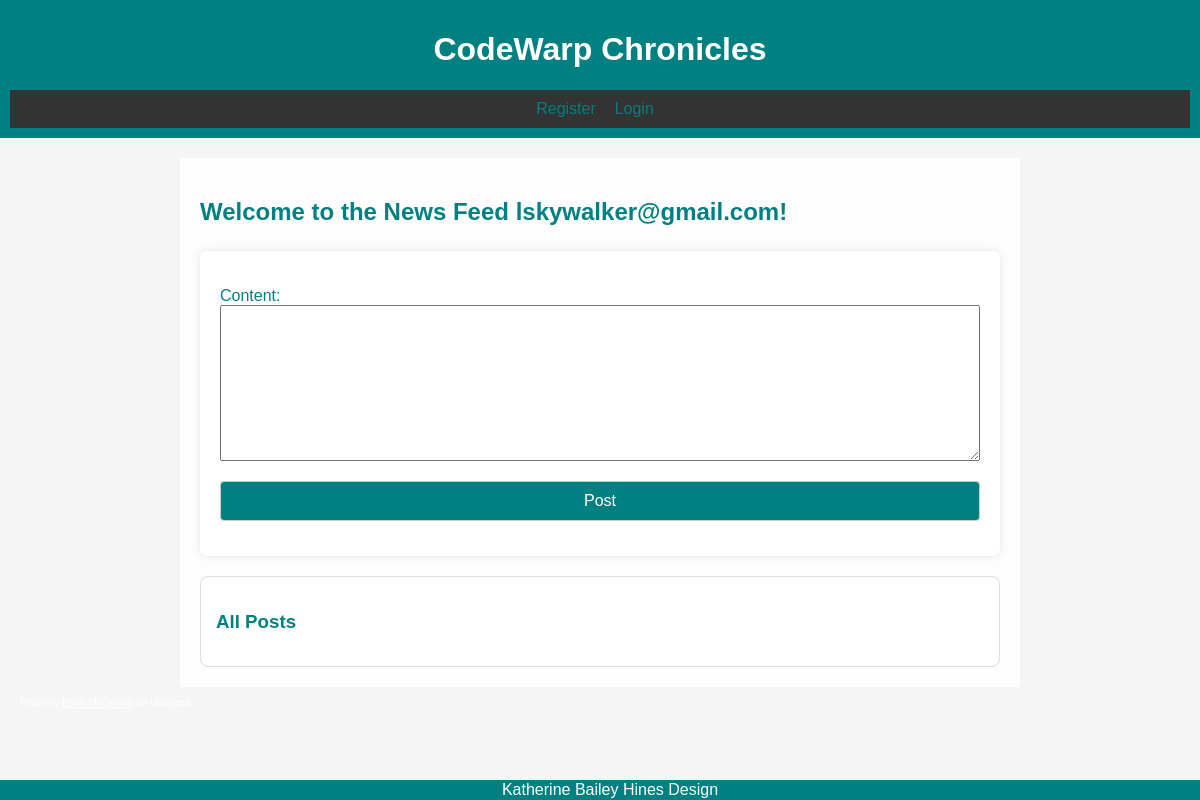
The page /news_feed/ (signed in) on the database as committed earlier.
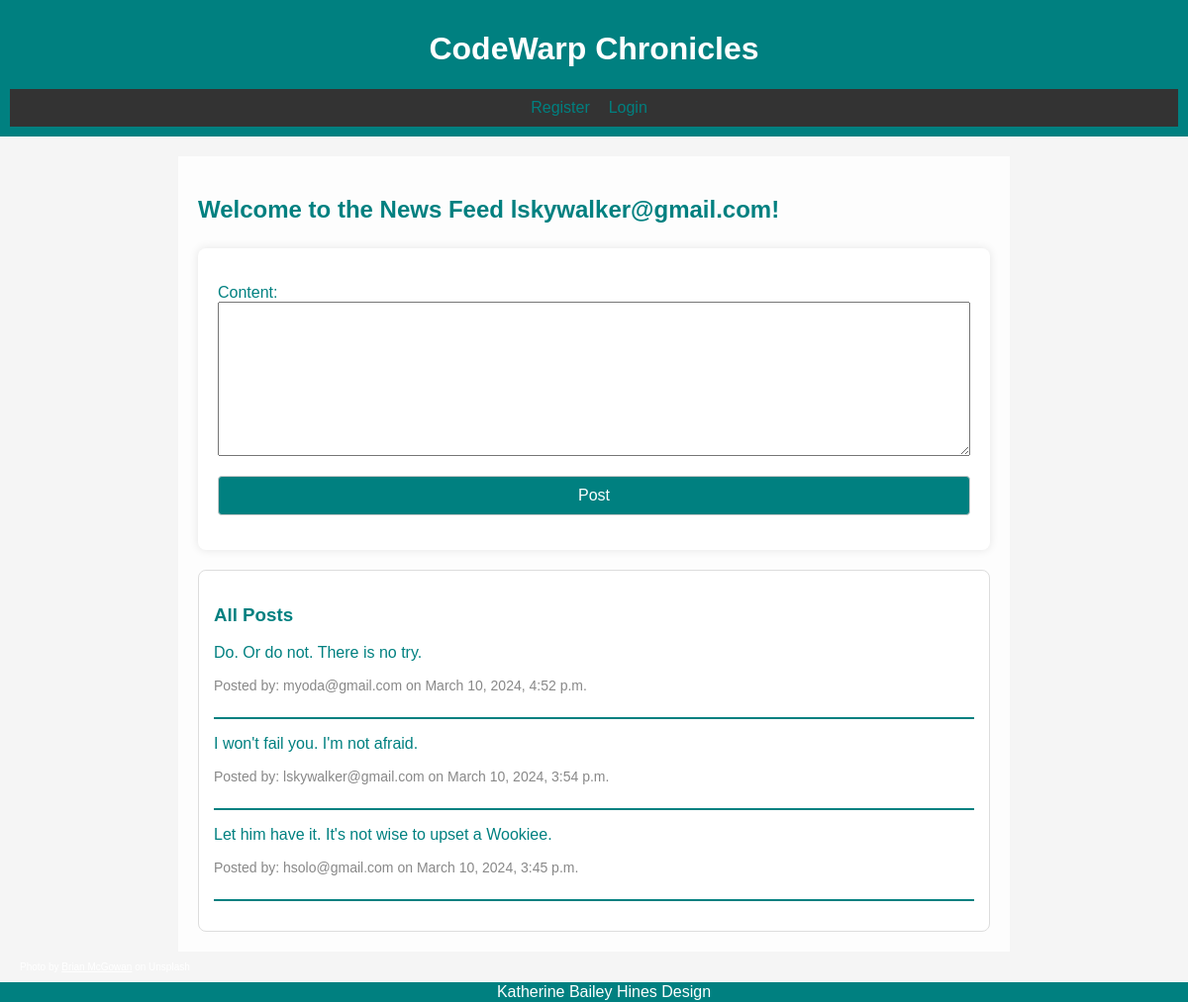
The same page on the database as committed later.
### main_app/models.py (models this page shows, shortened)
class CustomUser(AbstractBaseUser):
    email = models.EmailField(unique=True, validators=[EmailValidator()])
    first_name = models.CharField(max_length=30, validators=[MinLengthValidator(limit_value=2)])
    last_name = models.CharField(max_length=30, validators=[MinLengthValidator(limit_value=2)])
    is_active = models.BooleanField(default=True)
    is_staff = models.BooleanField(default=False)
    objects = CustomUserManager()
    USERNAME_FIELD = 'email'
    REQUIRED_FIELDS = ['first_name', 'last_name']
    is_superuser = models.BooleanField(default=False)

class Post(models.Model):
    user = models.ForeignKey(CustomUser, on_delete=models.CASCADE)
    content = models.TextField()
    created_at = models.DateTimeField(auto_now_add=True)

### main_app/views.py (the view)
# urls.py: path('news_feed/', news_feed, name='news_feed'),
@login_required
def news_feed(request):
    if request.method == 'POST':
        form = PostForm(request.POST)
        if form.is_valid():
            post = form.save(commit=False)
            post.user = request.user
            post.save()
            return redirect('news_feed')
    else:
        form = PostForm()
    posts = Post.objects.all().order_by('-created_at')
    return render(request, 'main_app/news_feed.html', {'form': form, 'posts': posts, 'user': request.user})

### main_app/forms.py
class PostForm(forms.ModelForm):
    class Meta:
        model = Post
        fields = ['content']

### main_app/templates/main_app/news_feed.html (shortened to what this page needs)
{% extends 'main_app/base.html' %}
{% block content %}
{% load static %}
<div class="news-feed-container">
    <h2 class="fade-in">Welcome to the News Feed {{ user.email }}!</h2>
    <form method="post" action="{% url 'news_feed' %}" class="post-form">
        {{ form.as_p }}
        <button type="submit">Post</button>
    </form>
    <div class="post-container">
        <h3>All Posts</h3>
        {% for post in posts %}
        <div class="post">
            <p>{{ post.content }}</p>
            <p class="post-details">Posted by: {{ post.user.email }} on {{ post.created_at }}</p>
        </div>
        {% endfor %}
    </div>
</div>
<p style="color: #fff; font-size: 10px;">Photo by <a
        href="https://unsplash.com/photos/white-robot-toy-on-black-background-ggg_B1MeqQk" style="color: #fff;">Brian
        McGowan</a> on Unsplash</p>
{% endblock %}

### main_app/templates/main_app/base.html (shortened to what this page needs)
<!DOCTYPE html>
<html lang="en">
<head>
</head>
<body>
    <header>
        <h1>CodeWarp Chronicles</h1>
        <nav>
            <ul>
                <li><a href="{% url 'register' %}">Register</a></li>&nbsp;
                <li><a href="{% url 'user_login' %}">Login</a></li>
            </ul>
        </nav>
    </header>
    <main>
        {% block content %}{% endblock %}
    </main>
    <footer>
        <div class="footer-content">
            Katherine Bailey Hines Design
        </div>
    </footer>
</body>
</html>

### main_app/templates/main_app/base.html (style rules this page uses)
body { font-family: 'Arial', sans-serif; background-color: #f5f5f5; color: #333; margin: 0; padding: 0; }
header { background-color: teal; color: #fff; padding: 10px; text-align: center; }
nav { background-color: #333; color: #fff; padding: 10px; }
nav ul { list-style-type: none; margin: 0; padding: 0; text-align: center; }
nav li { display: inline; margin-right: 10px; }
nav a { text-decoration: none; color: teal; }
main { padding: 20px; }
footer { background-color: teal; color: #fff; text-align: center; padding: 10px; position: absolute; bottom: 0; width: 100%; }
.footer-content { position: absolute; top: 50%; left: 50%; transform: translate(-50%, -50%); }
form { max-width: 400px; margin: 0 auto; background-color: #fff; padding: 20px; border-radius: 8px; box-shadow: 0 0 10px rgba(0, 0, 0, 0.1); margin-top: 25px; }
form input, form button { width: 100%; margin-bottom: 15px; padding: 10px; box-sizing: border-box; border: 1px solid #ccc; border-radius: 4px; font-size: 16px; }
form button { background-color: teal; color: #fff; cursor: pointer; }
.news-feed-container { max-width: 800px; margin: 0 auto; }
.post-form { margin-bottom: 20px; max-width: 800px; }
.post-container { border: 1px solid #ddd; padding: 15px; border-radius: 8px; background-color: #fff; }
.post { margin-bottom: 15px; border-bottom: 2px solid teal; padding-bottom: 10px; }
.post-details { font-size: 14px; color: #888; }
.post-form textarea, .post-form input[type="text"], .post-form input[type="email"], .post-form input[type="password"] { width: 100% !important; box-sizing: border-box; }
.fade-in { opacity: 0; animation: fadeIn 2s ease-in-out forwards; }

Rows that differ between the two databases and show on the page:
added Post: content "Do. Or do not. There is no try.", user.email "myoda@gmail.com", created_at "March 10, 2024, 4:52 p.m."
added Post: content "I won't fail you. I'm not afraid.", user.email "lskywalker@gmail.com", created_at "March 10, 2024, 3:54 p.m."
added Post: content "Let him have it. It's not wise to upset a Wookiee.", user.email "hsolo@gmail.com", created_at "March 10, 2024, 3:45 p.m."
